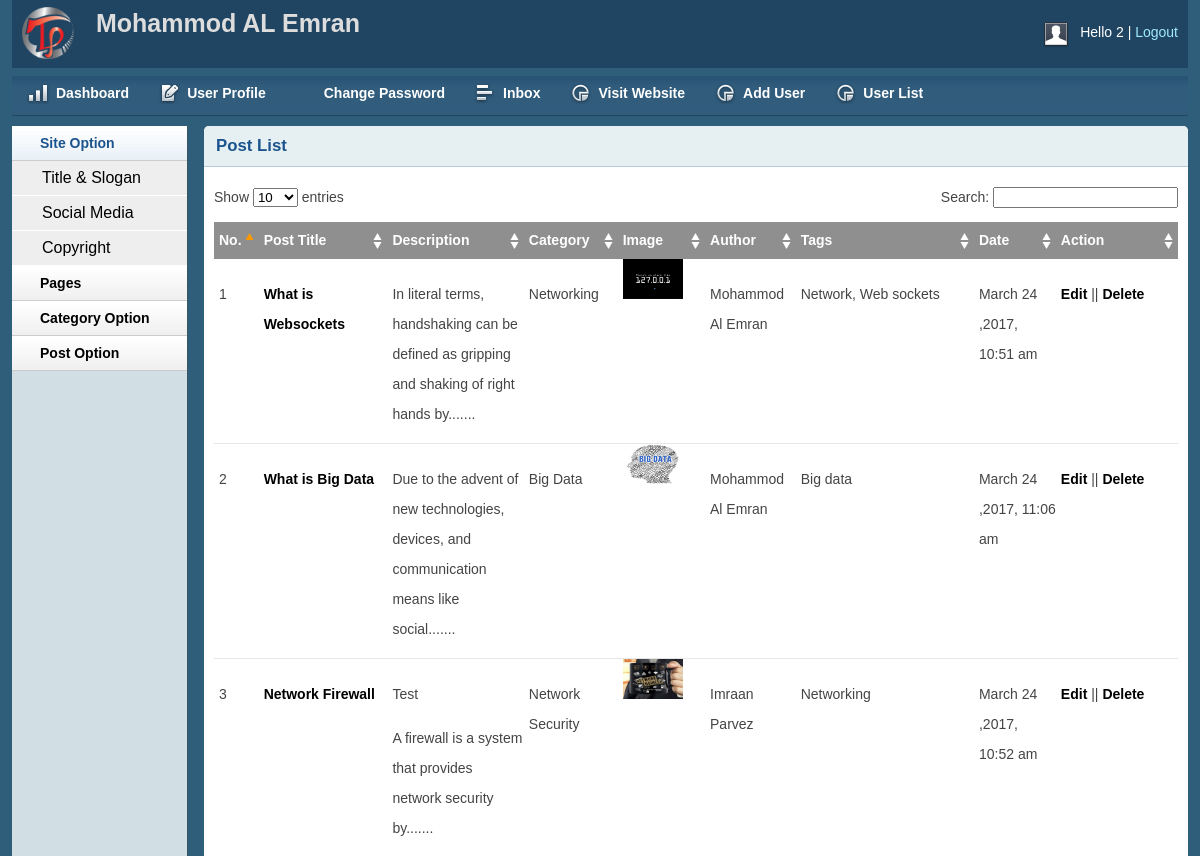
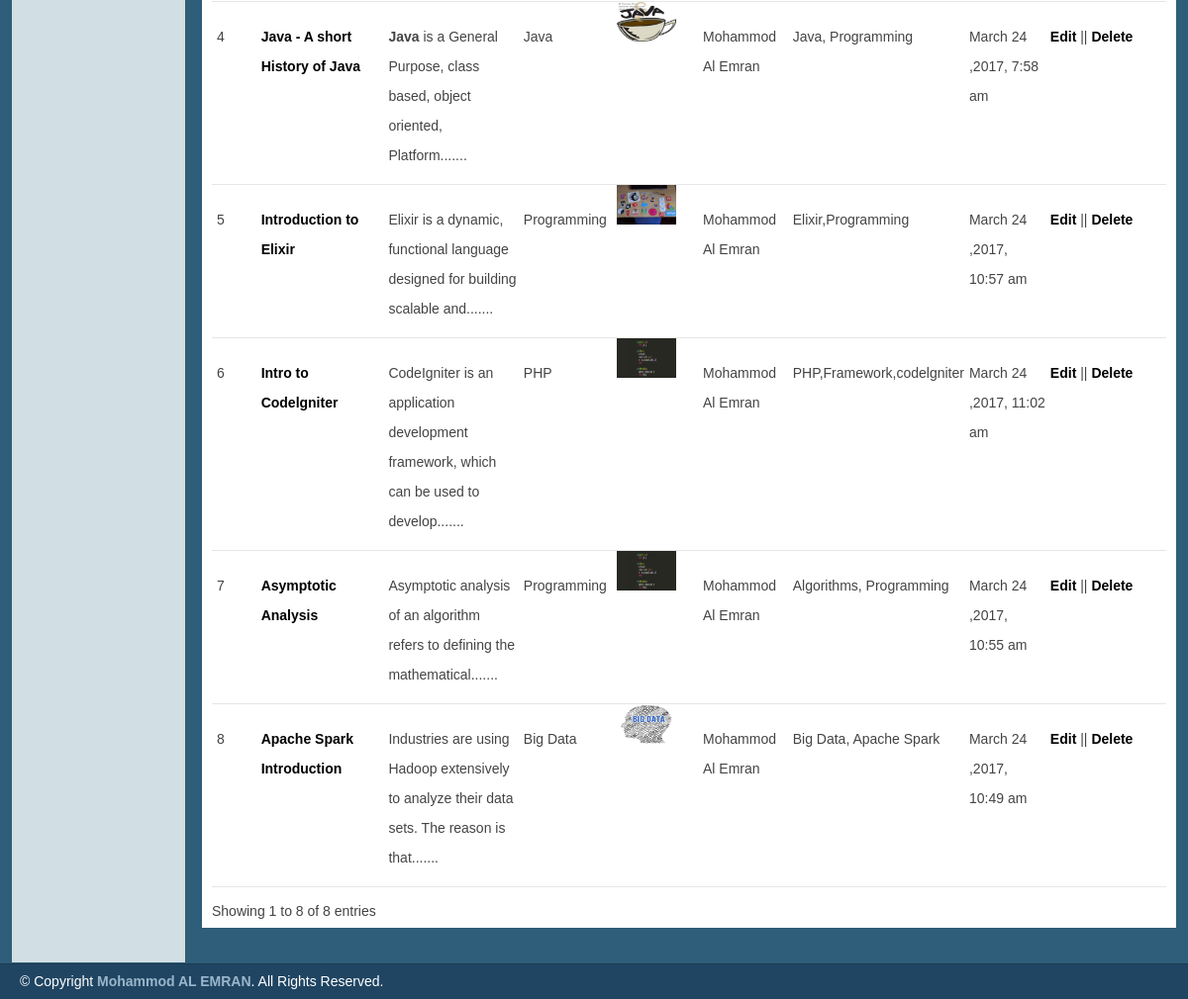
/admin/postlist.php (signed in), run on the app's committed database (2 pictures, top to bottom).
### tables this page shows
CREATE TABLE `tbl_post` (
  `id` int(11) NOT NULL,
  `cat` int(11) NOT NULL,
  `title` varchar(255) NOT NULL,
  `body` text NOT NULL,
  `image` varchar(255) NOT NULL,
  `author` varchar(50) NOT NULL,
  `tags` varchar(255) NOT NULL,
  `date` timestamp NOT NULL DEFAULT CURRENT_TIMESTAMP ON UPDATE CURRENT_TIMESTAMP
);

CREATE TABLE `tbl_catagory` (
  `id` int(11) NOT NULL,
  `name` varchar(50) NOT NULL
);

### lib/Database.php (called while the page is built, shortened)
<?php
Class Database{
	public $host   = DB_HOST;
	public $user   = DB_USER;
	public $pass   = DB_PASS;
	public $dbname = DB_NAME;
	public $link;
	private function connectDB(){
	$this->link = new mysqli($this->host, $this->user, $this->pass, $this->dbname);
 }
	public function select($query){
		$result = $this->link->query($query) or die($this->link->error.__LINE__);
		if($result->num_rows > 0){
			return $result;
		} else {
			return false;
		}
	}
}

### helpers/format.php (called while the page is built, shortened)
<?php
	class format{
		public function formatDate($date){
			return date('F j ,Y, g:i a',strtotime($date));
		}
		public function textShorten($text,$limit=400){
			$text=$text." ";
			$text=substr($text,0, $limit);
			$text=substr($text,0, strrpos($text, ' '));
			$text=$text.".......";
			return $text;
		}
	}
?>

### admin/postlist.php (the view, shortened to what this page needs)
<?php include 'inc/header.php'; ?>
<?php include 'inc/sidebar.php'; ?>
<div class="grid_10">
<div class="box round first grid">
    <h2>Post List</h2>
    <div class="block">
        <table class="data display datatable" id="example">
			<thead>
				<tr>
					<th width="5%">No.</th>
					<th width="15%">Post Title</th>
					<th width="15%">Description</th>
					<th width="10%">Category</th>
					<th width="10%">Image</th>
					<th width="10%">Author</th>
					<th width="10%">Tags</th>
					<th width="10%">Date</th>
					<th width="15%">Action</th>
				</tr>
			</thead>
		<tbody>
			<?php
				$query="SELECT tbl_post.*, tbl_catagory.name FROM tbl_post INNER JOIN tbl_catagory
					ON tbl_post.cat=tbl_catagory.id
					ORDER BY tbl_post.title DESC";
				$post= $db->SELECT($query);
				if($post){
					$i=0;
					while($result=$post->fetch_assoc()){
						$i++;
			?>
				<tr class="odd gradeX">
					<td><?php echo $i ;?></td>
					<td><a href="editpost.php?editpostid=<?php echo $result['id'] ;?>"><?php echo $result['title'] ;?></td>
					<td><?php echo $fm->textShorten($result['body'],90);?></td>
					<td><?php echo $result['name'] ;?></td>
					<td><img src="<?php echo $result['image'];?>" height="40px" width="60px"/></td>
					<td><?php echo $result['author'];?></td>
					<td><?php echo $result['tags'];?></td>
					<td><?php echo $fm->formatDate($result['date']);?></td>
					<td>
					<a href="editpost.php?editpostid=<?php echo $result['id'] ;?>">Edit</a>
					 ||
					<a onclick="return confirm('Are you sure to DELETE!!');" href="deletepost.php?delpostid=<?php echo $result['id'] ;?>">Delete</a>
					</td>
				</tr>
				<?php } }?>
			</tbody>
		</table>
   </div>
</div>
</div>
<?php include 'inc/footer.php'; ?>

### admin/css/text.css (style rules this page uses)
body { font: 13px/1.5 Tahoma, Helvetica, Arial, 'Liberation Sans', FreeSans, sans-serif; }
h2 { font-size: 23px; }
p, dl, hr, h1, h2, h3, h4, h5, h6, ol, ul, pre, table, address, fieldset { margin-bottom: 20px; }

### admin/css/grid.css (style rules this page uses)
.grid_1, .grid_2, .grid_3, .grid_4, .grid_5, .grid_6, .grid_7, .grid_8, .grid_9, .grid_10, .grid_11, .grid_12, .grid_13, .grid_14, .grid_15, .grid_16 { display: inline; float: left; margin-left: 1%; margin-right: 1%; }
.container_12 .grid_10 { width: 81.333%; }

### admin/css/layout.css (style rules this page uses)
body { background: #fff none repeat scroll 0 0; color: #444; font-size: 14px; padding: 0; }
a { color: #000; font-weight:bold; text-decoration: none; }
h1, h2, h3, h4, h5, h6 { line-height:1.2em; margin-bottom:.3em; }
h2 { margin-top:1em; }
.box { background:#fff; margin-bottom:20px; padding:10px 10px 10px 10px; margin-left:-8px; }
.box.grid { padding-bottom:40px; }
.box.round { -moz-border-radius: 5px 5px 0px 0px; -webkit-border-radius: 5px 5px 0px 0px; border-radius: 5px 5px 0px 0px; }
.box h2 { font-size:1.2em; font-weight:bold; color:#1B548D; background:#E6F0F3; margin:-10px -10px 0 -10px; padding:10px 12px; border-bottom:1px solid #B3CBD6; -moz-border-radius: 5px 5px 0px 0px; -webkit-border-radius: 5px 5px 0px 0px; border-radius: 5px 5px 0px 0px; }
.box.first { min-height: 406px; }
.block { padding-top:20px; }
p { margin-bottom:1em; }
.block { padding-bottom:1px; }
table.display { margin: 0 auto; clear: both; width: 100%; }
.sorting_asc { background: #8f8f8f url(../img/table/sort_asc.png) no-repeat center right; padding:8px 5px; text-align:left; color:#fff; }
.sorting { background:#8f8f8f url(../img/table/sort_both.png) no-repeat center right; padding:8px 5px; text-align:left; color:#fff; }
tr.odd { height: 30px; line-height: 30px; border-bottom:1px solid #e6e6e6; }
tr.even { height: 30px; line-height: 30px; border-bottom:1px solid #e6e6e6; }
tr.odd td, tr.even td { padding-left:5px; }

### data on the page
tbl_post: title "What is Websockets", body "In literal terms, handshaking can be defined as gripping and shaking of right hands by.......", tbl_catagory.name "Networking", image (picture), author "Mohammod Al Emran", tags "Network, Web sockets", date "March 24 ,2017, 10:51 am"
tbl_post: title "What is Big Data", body "Due to the advent of new technologies, devices, and communication means like social.......", tbl_catagory.name "Big Data", image (picture), author "Mohammod Al Emran", tags "Big data", date "March 24 ,2017, 11:06 am"
tbl_post: title "Network Firewall", body "Test A firewall is a system that provides network security by.......", tbl_catagory.name "Network Security", image (picture), author "Imraan Parvez", tags "Networking", date "March 24 ,2017, 10:52 am"
tbl_post: title "Java - A short History of Java", body "Java is a General Purpose, class based, object oriented, Platform.......", tbl_catagory.name "Java", image (picture), author "Mohammod Al Emran", tags "Java, Programming", date "March 24 ,2017, 7:58 am"
tbl_post: title "Introduction to Elixir", body "Elixir is a dynamic, functional language designed for building scalable and.......", tbl_catagory.name "Programming", image (picture), author "Mohammod Al Emran", tags "Elixir,Programming", date "March 24 ,2017, 10:57 am"
tbl_post: title "Intro to Codelgniter", body "CodeIgniter is an application development framework, which can be used to develop.......", tbl_catagory.name "PHP", image (picture), author "Mohammod Al Emran", tags "PHP,Framework,codelgniter", date "March 24 ,2017, 11:02 am"
tbl_post: title "Asymptotic Analysis", body "Asymptotic analysis of an algorithm refers to defining the mathematical.......", tbl_catagory.name "Programming", image (picture), author "Mohammod Al Emran", tags "Algorithms, Programming", date "March 24 ,2017, 10:55 am"
tbl_post: title "Apache Spark Introduction", body "Industries are using Hadoop extensively to analyze their data sets. The reason is that.......", tbl_catagory.name "Big Data", image (picture), author "Mohammod Al Emran", tags "Big Data, Apache Spark", date "March 24 ,2017, 10:49 am"

### other printed values
Session::get('username') "2"
